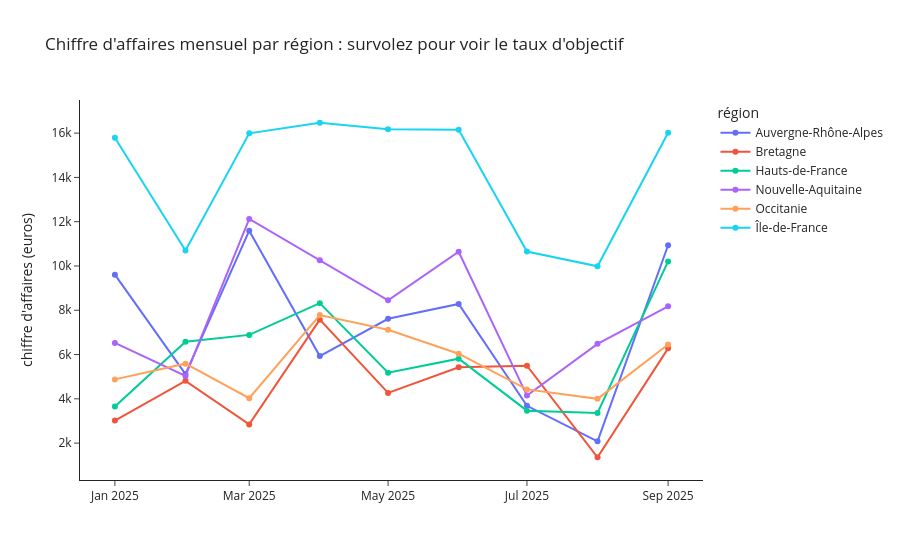

Notebook source saved alongside this figure:
### Markdown cell above
### Graphique 4

**Question** : comment chaque région a-t-elle évolué mois après mois ? C'est le graphique interactif principal : exporte-le en `ca_mensuel_regions.html`.

### Code cell
fig_ca.update_layout(title="Chiffre d'affaires mensuel par région : survolez pour voir le taux d'objectif")
fig_ca.write_html("ca_mensuel_regions.html")
fig_ca.show()

### Figure 1 — Plotly figure (JSON) as saved in the notebook; plotly's stock layout.template omitted (floating-point values rounded to 4 significant figures)
{"data": [{"customdata": [[45.0, 1.13], [31.0, 0.6022], [60.0, 1.364], [41.0, 0.698], [46.0, 0.8958], [53.0, 0.975], [30.0, 0.4336], [15.0, 0.2448], [57.0, 1.287]], "hovertemplate": "région=Auvergne-Rhône-Alpes<br>=%{x}<br>chiffre d'affaires=%{y}<br>commandes=%{customdata[0]}<br>objectif atteint=%{customdata[1]:.0%}<extra></extra>", "legendgroup": "Auvergne-Rhône-Alpes", "line": {"color": "#636efa", "dash": "solid"}, "marker": {"symbol": "circle"}, "mode": "lines+markers", "name": "Auvergne-Rhône-Alpes", "orientation": "v", "showlegend": true, "type": "scatter", "x": ["2025-01-01T00:00:00.000000", "2025-02-01T00:00:00.000000", "2025-03-01T00:00:00.000000", "2025-04-01T00:00:00.000000", "2025-05-01T00:00:00.000000", "2025-06-01T00:00:00.000000", "2025-07-01T00:00:00.000000", "2025-08-01T00:00:00.000000", "2025-09-01T00:00:00.000000"], "xaxis": "x", "y": [9608.0, 5118.0, 11590.0, 5933.0, 7614.0, 8287.0, 3686.0, 2081.0, 10940.0], "yaxis": "y"}, {"customdata": [[22.0, 0.6701], [23.0, 1.07], [23.0, 0.6321], [31.0, 1.683], [26.0, 0.948], [24.0, 1.206], [18.0, 1.222], [12.0, 0.3024], [30.0, 1.396]], "hovertemplate": "région=Bretagne<br>=%{x}<br>chiffre d'affaires=%{y}<br>commandes=%{customdata[0]}<br>objectif atteint=%{customdata[1]:.0%}<extra></extra>", "legendgroup": "Bretagne", "line": {"color": "#EF553B", "dash": "solid"}, "marker": {"symbol": "circle"}, "mode": "lines+markers", "name": "Bretagne", "orientation": "v", "showlegend": true, "type": "scatter", "x": ["2025-01-01T00:00:00.000000", "2025-02-01T00:00:00.000000", "2025-03-01T00:00:00.000000", "2025-04-01T00:00:00.000000", "2025-05-01T00:00:00.000000", "2025-06-01T00:00:00.000000", "2025-07-01T00:00:00.000000", "2025-08-01T00:00:00.000000", "2025-09-01T00:00:00.000000"], "xaxis": "x", "y": [3016.0, 4814.0, 2844.0, 7575.0, 4266.0, 5427.0, 5498.0, 1361.0, 6280.0], "yaxis": "y"}, {"customdata": [[24.0, 0.5624], [45.0, 1.012], [42.0, 1.06], [31.0, 1.28], [44.0, 0.7967], [39.0, 0.8945], [26.0, 0.5331], [17.0, 0.5174], [52.0, 1.57]], "hovertemplate": "région=Hauts-de-France<br>=%{x}<br>chiffre d'affaires=%{y}<br>commandes=%{customdata[0]}<br>objectif atteint=%{customdata[1]:.0%}<extra></extra>", "legendgroup": "Hauts-de-France", "line": {"color": "#00cc96", "dash": "solid"}, "marker": {"symbol": "circle"}, "mode": "lines+markers", "name": "Hauts-de-France", "orientation": "v", "showlegend": true, "type": "scatter", "x": ["2025-01-01T00:00:00.000000", "2025-02-01T00:00:00.000000", "2025-03-01T00:00:00.000000", "2025-04-01T00:00:00.000000", "2025-05-01T00:00:00.000000", "2025-06-01T00:00:00.000000", "2025-07-01T00:00:00.000000", "2025-08-01T00:00:00.000000", "2025-09-01T00:00:00.000000"], "xaxis": "x", "y": [3656.0, 6575.0, 6888.0, 8321.0, 5178.0, 5814.0, 3465.0, 3363.0, 10210.0], "yaxis": "y"}, {"customdata": [[32.0, 0.9321], [32.0, 0.719], [47.0, 1.732], [37.0, 1.465], [34.0, 1.207], [47.0, 1.521], [22.0, 0.5923], [20.0, 0.9262], [42.0, 1.169]], "hovertemplate": "région=Nouvelle-Aquitaine<br>=%{x}<br>chiffre d'affaires=%{y}<br>commandes=%{customdata[0]}<br>objectif atteint=%{customdata[1]:.0%}<extra></extra>", "legendgroup": "Nouvelle-Aquitaine", "line": {"color": "#ab63fa", "dash": "solid"}, "marker": {"symbol": "circle"}, "mode": "lines+markers", "name": "Nouvelle-Aquitaine", "orientation": "v", "showlegend": true, "type": "scatter", "x": ["2025-01-01T00:00:00.000000", "2025-02-01T00:00:00.000000", "2025-03-01T00:00:00.000000", "2025-04-01T00:00:00.000000", "2025-05-01T00:00:00.000000", "2025-06-01T00:00:00.000000", "2025-07-01T00:00:00.000000", "2025-08-01T00:00:00.000000", "2025-09-01T00:00:00.000000"], "xaxis": "x", "y": [6525.0, 5033.0, 12120.0, 10260.0, 8450.0, 10640.0, 4146.0, 6483.0, 8181.0], "yaxis": "y"}, {"customdata": [[31.0, 0.7505], [32.0, 0.8597], [25.0, 0.6201], [49.0, 1.198], [32.0, 1.095], [37.0, 0.9288], [21.0, 0.681], [23.0, 0.6151], [38.0, 0.9932]], "hovertemplate": "région=Occitanie<br>=%{x}<br>chiffre d'affaires=%{y}<br>commandes=%{customdata[0]}<br>objectif atteint=%{customdata[1]:.0%}<extra></extra>", "legendgroup": "Occitanie", "line": {"color": "#FFA15A", "dash": "solid"}, "marker": {"symbol": "circle"}, "mode": "lines+markers", "name": "Occitanie", "orientation": "v", "showlegend": true, "type": "scatter", "x": ["2025-01-01T00:00:00.000000", "2025-02-01T00:00:00.000000", "2025-03-01T00:00:00.000000", "2025-04-01T00:00:00.000000", "2025-05-01T00:00:00.000000", "2025-06-01T00:00:00.000000", "2025-07-01T00:00:00.000000", "2025-08-01T00:00:00.000000", "2025-09-01T00:00:00.000000"], "xaxis": "x", "y": [4878.0, 5588.0, 4031.0, 7785.0, 7119.0, 6037.0, 4426.0, 3998.0, 6456.0], "yaxis": "y"}, {"customdata": [[72.0, 1.128], [66.0, 0.7645], [89.0, 1.142], [71.0, 1.176], [77.0, 1.155], [96.0, 1.154], [54.0, 0.7608], [49.0, 0.7134], [100.0, 1.144]], "hovertemplate": "région=Île-de-France<br>=%{x}<br>chiffre d'affaires=%{y}<br>commandes=%{customdata[0]}<br>objectif atteint=%{customdata[1]:.0%}<extra></extra>", "legendgroup": "Île-de-France", "line": {"color": "#19d3f3", "dash": "solid"}, "marker": {"symbol": "circle"}, "mode": "lines+markers", "name": "Île-de-France", "orientation": "v", "showlegend": true, "type": "scatter", "x": ["2025-01-01T00:00:00.000000", "2025-02-01T00:00:00.000000", "2025-03-01T00:00:00.000000", "2025-04-01T00:00:00.000000", "2025-05-01T00:00:00.000000", "2025-06-01T00:00:00.000000", "2025-07-01T00:00:00.000000", "2025-08-01T00:00:00.000000", "2025-09-01T00:00:00.000000"], "xaxis": "x", "y": [15790.0, 10700.0, 15990.0, 16470.0, 16170.0, 16150.0, 10650.0, 9987.0, 16020.0], "yaxis": "y"}], "layout": {"legend": {"title": {"text": "région"}, "tracegroupgap": 0}, "title": {"text": "Chiffre d'affaires mensuel par région : survolez pour voir le taux d'objectif"}, "xaxis": {"anchor": "y", "domain": [0.0, 1.0], "title": {"text": ""}}, "yaxis": {"anchor": "x", "domain": [0.0, 1.0], "title": {"text": "chiffre d'affaires (euros)"}}}}
